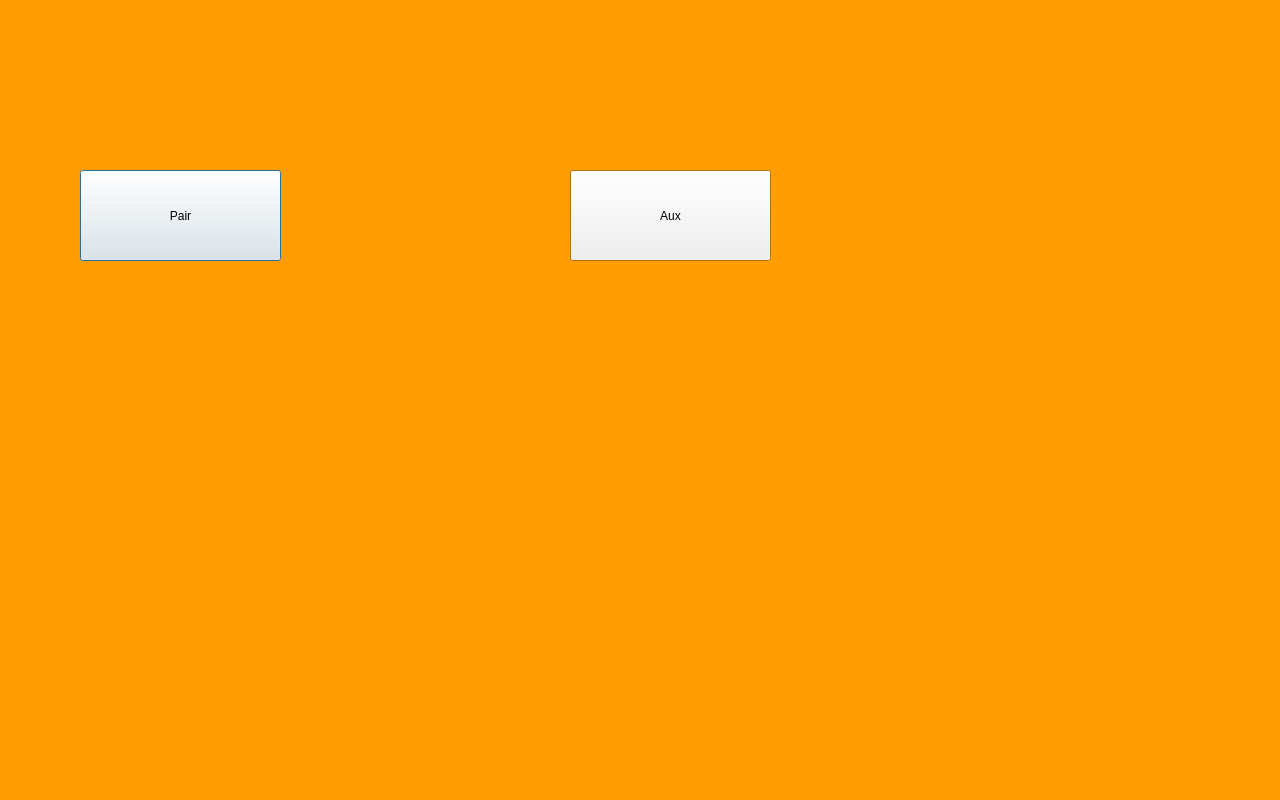
<?xml version="1.0" encoding="UTF-8"?>
<ui version="4.0">
 <class>MusicPage</class>
 <widget class="QDialog" name="MusicPage">
  <property name="geometry">
   <rect>
    <x>0</x>
    <y>0</y>
    <width>1280</width>
    <height>800</height>
   </rect>
  </property>
  <property name="palette">
   <palette>
    <active>
     <colorrole role="Base">
      <brush brushstyle="SolidPattern">
       <color alpha="255">
        <red>255</red>
        <green>255</green>
        <blue>255</blue>
       </color>
      </brush>
     </colorrole>
     <colorrole role="Window">
      <brush brushstyle="SolidPattern">
       <color alpha="255">
        <red>255</red>
        <green>158</green>
        <blue>2</blue>
       </color>
      </brush>
     </colorrole>
    </active>
    <inactive>
     <colorrole role="Base">
      <brush brushstyle="SolidPattern">
       <color alpha="255">
        <red>255</red>
        <green>255</green>
        <blue>255</blue>
       </color>
      </brush>
     </colorrole>
     <colorrole role="Window">
      <brush brushstyle="SolidPattern">
       <color alpha="255">
        <red>255</red>
        <green>158</green>
        <blue>2</blue>
       </color>
      </brush>
     </colorrole>
    </inactive>
    <disabled>
     <colorrole role="Base">
      <brush brushstyle="SolidPattern">
       <color alpha="255">
        <red>255</red>
        <green>158</green>
        <blue>2</blue>
       </color>
      </brush>
     </colorrole>
     <colorrole role="Window">
      <brush brushstyle="SolidPattern">
       <color alpha="255">
        <red>255</red>
        <green>158</green>
        <blue>2</blue>
       </color>
      </brush>
     </colorrole>
    </disabled>
   </palette>
  </property>
  <property name="windowTitle">
   <string>Dialog</string>
  </property>
  <widget class="QPushButton" name="pushButton_2">
   <property name="geometry">
    <rect>
     <x>80</x>
     <y>170</y>
     <width>201</width>
     <height>91</height>
    </rect>
   </property>
   <property name="text">
    <string>Pair</string>
   </property>
  </widget>
  <widget class="QStackedWidget" name="stackedWidget">
   <property name="geometry">
    <rect>
     <x>360</x>
     <y>10</y>
     <width>841</width>
     <height>641</height>
    </rect>
   </property>
   <property name="currentIndex">
    <number>1</number>
   </property>
   <widget class="QWidget" name="page"/>
   <widget class="QWidget" name="page_2">
    <widget class="QLabel" name="pairLabel">
     <property name="geometry">
      <rect>
       <x>-20</x>
       <y>150</y>
       <width>181</width>
       <height>71</height>
      </rect>
     </property>
     <property name="text">
      <string/>
     </property>
    </widget>
    <widget class="QPushButton" name="pushButton_3">
     <property name="geometry">
      <rect>
       <x>210</x>
       <y>160</y>
       <width>201</width>
       <height>91</height>
      </rect>
     </property>
     <property name="text">
      <string>Aux</string>
     </property>
    </widget>
   </widget>
  </widget>
  <widget class="QLabel" name="fmLabel">
   <property name="geometry">
    <rect>
     <x>216</x>
     <y>96</y>
     <width>161</width>
     <height>51</height>
    </rect>
   </property>
   <property name="text">
    <string/>
   </property>
  </widget>
  <widget class="QLabel" name="auxLabel">
   <property name="geometry">
    <rect>
     <x>216</x>
     <y>256</y>
     <width>161</width>
     <height>51</height>
    </rect>
   </property>
   <property name="text">
    <string/>
   </property>
  </widget>
  <widget class="QLabel" name="mediaLabel">
   <property name="geometry">
    <rect>
     <x>216</x>
     <y>336</y>
     <width>121</width>
     <height>51</height>
    </rect>
   </property>
   <property name="text">
    <string/>
   </property>
  </widget>
 </widget>
 <resources/>
 <connections/>
</ui>
